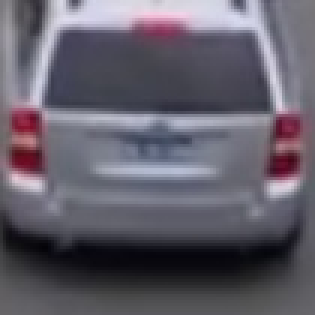
#> input picture media/speeding_cars/car_12_speed_58.jpg, 105 x 105 px, given in place of video.mp4, which was not available (shown 3 times larger)
$ python in_out.py
#> lines starting #> are read from the running program, lines starting #| are printed output that depends on the picture; after the words box and inside, x2 and y2 are one past the last pixel; in counts of white or black regions, pixels touching at a corner belong together; pictures that were not available may be replaced by others from this repository, and a replacement may not be noted
import cv2
import numpy as np
import time
from myapp.vehicles import Car,MultiCar


cap=cv2.VideoCapture("video.mp4")
fgbg=cv2.createBackgroundSubtractorMOG2(detectShadows=False,history=200,varThreshold = 90)
kernalOp = np.ones((3,3),np.uint8)
kernalOp2 = np.ones((5,5),np.uint8)
kernalCl = np.ones((11,11),np.uint8)
font = cv2.FONT_HERSHEY_SIMPLEX
cars = []
max_p_age = 5
pid = 1
cnt_up=0
cnt_down=0

print("Car counting and classification")

line_up=400
line_down=250

up_limit=230
down_limit=int(4.5*(500/5))

while(cap.isOpened()):
    ret,frame=cap.read()
#> frame is the input picture: shape (105, 105, 3); mean B, G, R 106.1, 94.4, 98.7
    frame=cv2.resize(frame,(900,500))
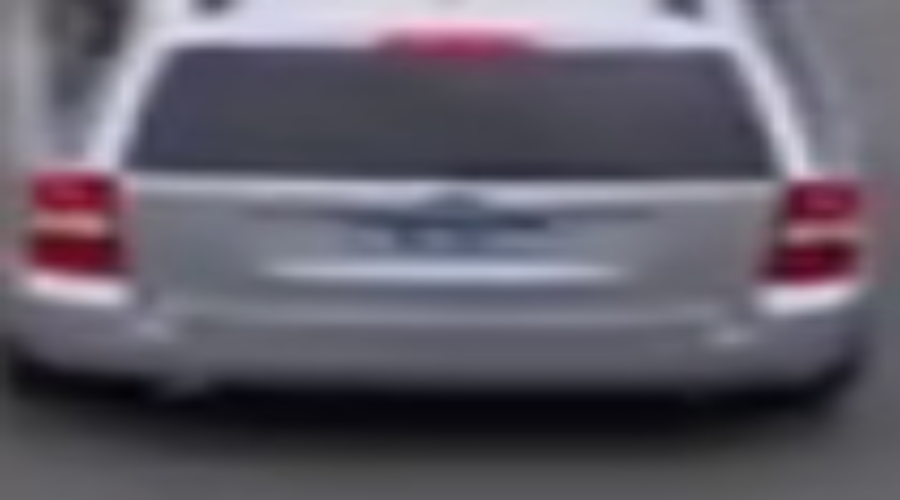
#> frame: shape (500, 900, 3); mean B, G, R 105.9, 94.3, 98.6
    for i in cars:
        i.age_one()
    fgmask=fgbg.apply(frame)
#> fgmask: shape (500, 900); every value is 255

    if ret==True:
        ret,imBin=cv2.threshold(fgmask,200,255,cv2.THRESH_BINARY)
        mask = cv2.morphologyEx(imBin, cv2.MORPH_OPEN, kernalOp)
        mask = cv2.morphologyEx(mask, cv2.MORPH_CLOSE, kernalCl)


        (countours0,hierarchy)=cv2.findContours(mask,cv2.RETR_EXTERNAL,cv2.CHAIN_APPROX_NONE)
#> countours0 = 1 contour; box (x1, y1, x2, y2) and area: (0, 0, 900, 500) 448601
        for cnt in countours0:
            area=cv2.contourArea(cnt)
            print(area)
            if area>300:

                m=cv2.moments(cnt)
                cx=int(m['m10']/m['m00'])
                cy=int(m['m01']/m['m00'])
                x,y,w,h=cv2.boundingRect(cnt)


                new=True
                if cy in range(up_limit,down_limit):
                    for i in cars:
                        if abs(x - i.getX()) <= w and abs(y - i.getY()) <= h:
                            new = False
                            i.updateCoords(cx, cy)

                            if i.going_UP(line_down,line_up)==True:
                                cnt_up+=1

                            elif i.going_DOWN(line_down,line_up)==True:
                                cnt_down+=1

                            break
                        if i.getState()=='1':
                            if i.getDir()=='down'and i.getY()>down_limit:
                                i.setDone()
                            elif i.getDir()=='up'and i.getY()<up_limit:
                                i.setDone()
                        if i.timedOut():
                            index=cars.index(i)
                            cars.pop(index)
                            del i

                    if new==True:
#> (the run stopped early here; a loop or call above may not have finished)

$ run again, on media/speeding_cars/car_17_speed_75.jpg
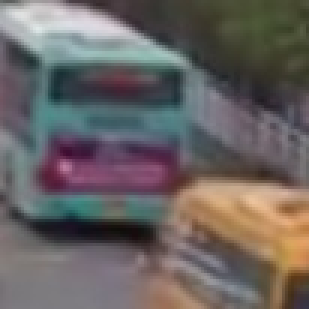
#> input picture media/speeding_cars/car_17_speed_75.jpg, 103 x 103 px, given in place of video.mp4, which was not available (shown 3 times larger)
#> frame is the input picture: shape (103, 103, 3); mean B, G, R 98.1, 99.7, 105.5
#> `frame=cv2.resize(frame,(900,500))`:
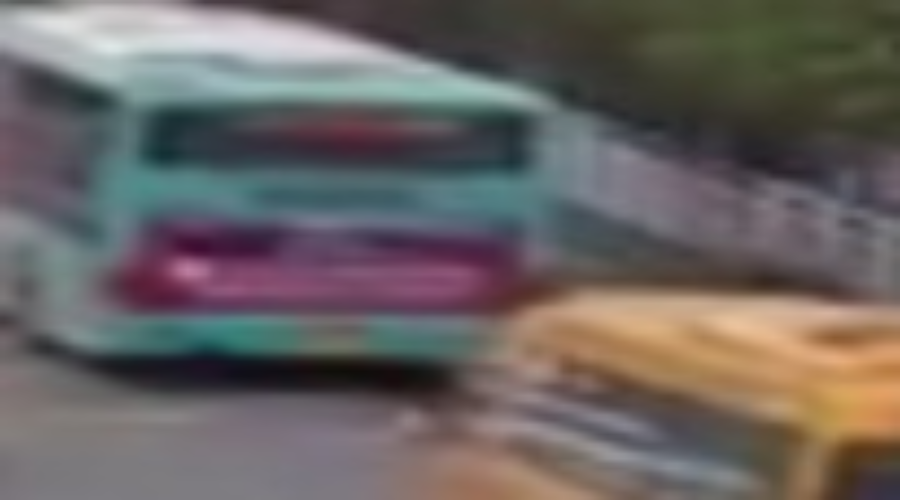
#> frame: shape (500, 900, 3); mean B, G, R 97.9, 99.6, 105.4
#> fgmask: shape (500, 900); every value is 255
#> countours0 = 1 contour; box (x1, y1, x2, y2) and area: (0, 0, 900, 500) 448601

$ run again, on media/speeding_cars/car_48_speed_83.jpg
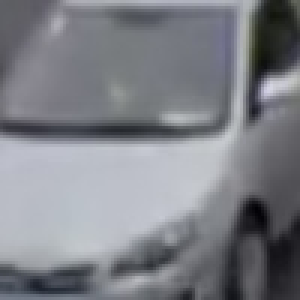
#> input picture media/speeding_cars/car_48_speed_83.jpg, 100 x 100 px, given in place of video.mp4, which was not available (shown 3 times larger)
#> frame is the input picture: shape (100, 100, 3); mean B, G, R 134.2, 127.8, 125.7
#> `frame=cv2.resize(frame,(900,500))`:
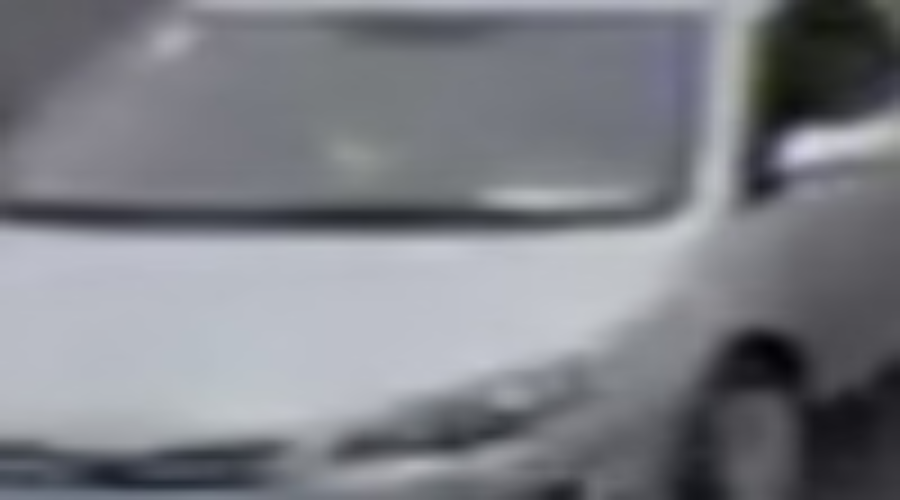
#> frame: shape (500, 900, 3); mean B, G, R 134.1, 127.7, 125.6
#> fgmask: shape (500, 900); every value is 255
#> countours0 = 1 contour; box (x1, y1, x2, y2) and area: (0, 0, 900, 500) 448601

$ run again, on media/speeding_cars/car_54_speed_116.jpg
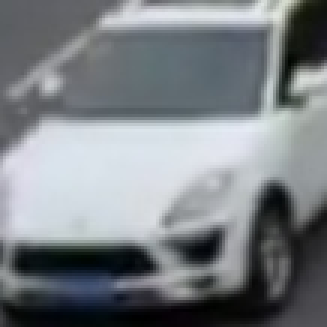
#> input picture media/speeding_cars/car_54_speed_116.jpg, 109 x 109 px, given in place of video.mp4, which was not available (shown 3 times larger)
#> frame is the input picture: shape (109, 109, 3); mean B, G, R 132.6, 128.3, 123.3
#> `frame=cv2.resize(frame,(900,500))`:
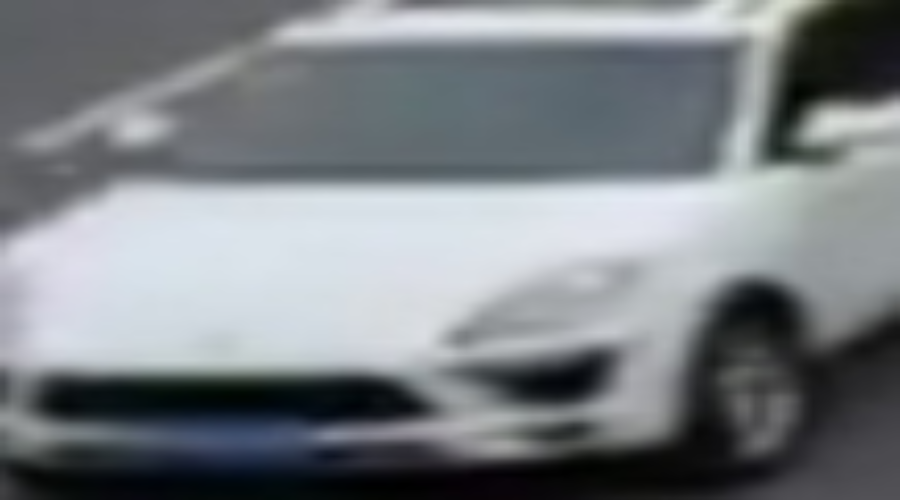
#> frame: shape (500, 900, 3); mean B, G, R 132.5, 128.2, 123.2
#> fgmask: shape (500, 900); every value is 255
#> countours0 = 1 contour; box (x1, y1, x2, y2) and area: (0, 0, 900, 500) 448601
